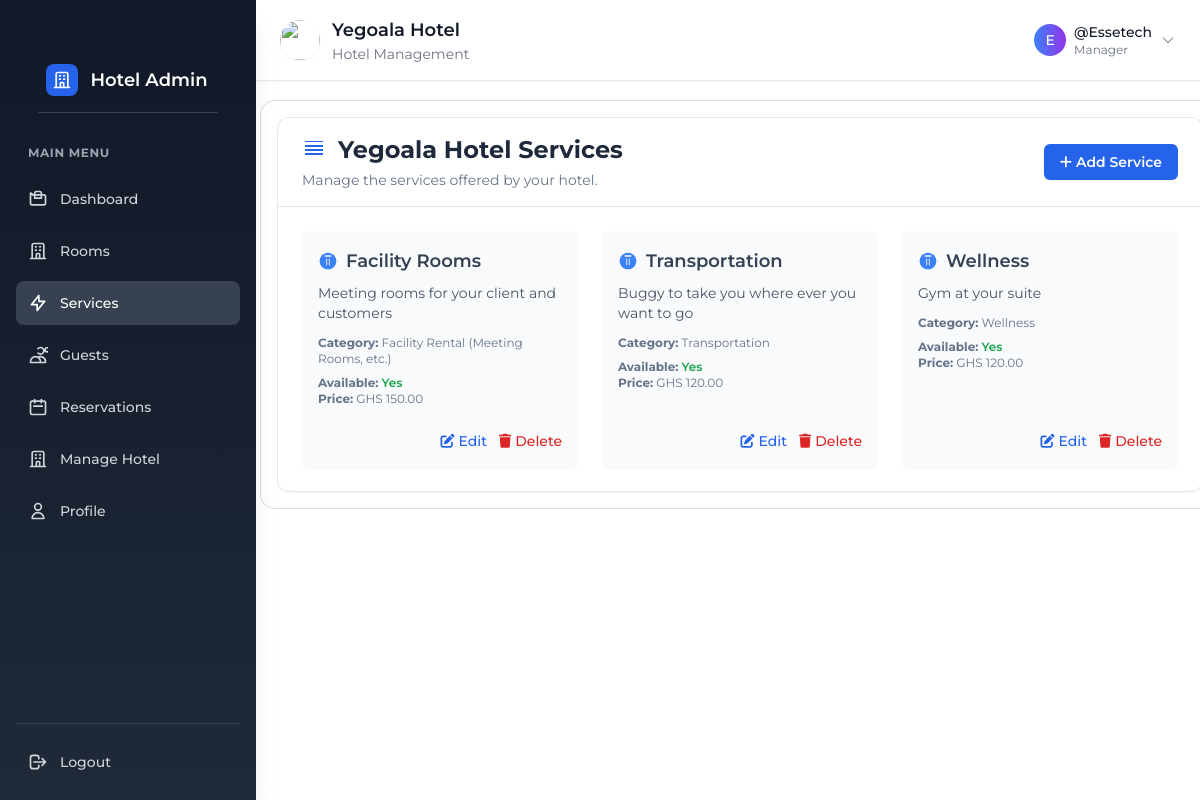
Page /services/ (signed in) on the committed database.
### core/models.py (models this page shows, shortened)
class CustomUser(AbstractUser):
    USER_TYPE_CHOICES = (
        ('admin', 'Admin'),
        ('manager', 'Hotel Manager'),
        ('Guest', 'Guest'),
        ('staff', 'Staff'),
    )
    user_type = models.CharField(max_length=20, choices=USER_TYPE_CHOICES, default='Guest')
    is_verified = models.BooleanField(default=False)
    created_at = models.DateTimeField(auto_now_add=True)
    class Meta:
        verbose_name = 'User'
        verbose_name_plural = 'Users'
        ordering = ('username',)
        indexes = [
            models.Index(fields=['-created_at']),
        ]

class Manager(models.Model):
    user=models.OneToOneField(CustomUser,on_delete=models.CASCADE,related_name='manager')
    phone = models.CharField(max_length=13, unique=True)
    hotel_post=models.ForeignKey(Hotel,on_delete=models.SET_NULL, null=True,blank=True)
    created_at = models.DateTimeField(auto_now_add=True, null=True)
    updated_at = models.DateTimeField(auto_now=True, null=True)

class Hotel(models.Model):
    name = models.CharField(max_length=200)
    phone_number = models.CharField(max_length=20, unique=True, null=True)
    email = models.EmailField(blank=True, null=True)
    location = models.CharField(max_length=100, null=True)
    description = models.TextField(blank=True, null=True)
    amenities = models.ManyToManyField('Amenity', blank=True, related_name='hotels')
    services = models.ManyToManyField('Service', related_name='hotels_services', blank=True) # New Service ManyToMany
    region=models.CharField(choices=RegionChoices, max_length=2, null=True)
    logo = CloudinaryField(folder='logos/', null=True, blank=True)
    hotel_image = CloudinaryField(folder='hotel_images/', null=True, blank=True,verbose_name=_("Hotel Image"))
    created_at = models.DateTimeField(auto_now_add=True,null=True)
    class Meta:
        verbose_name = _("Hotel")
        verbose_name_plural = _("Hotels")
        ordering = ('name',)
        indexes = [
            models.Index(fields=['name']),
            models.Index(fields=['region']),
            models.Index(fields=['-created_at']),
            ]

class Service(models.Model):
    hotel = models.ManyToManyField('Hotel', related_name='services_hotels', help_text=_("Hotels that offer this service")) # Assuming Hotel model is in 'core' app
    name = models.CharField(max_length=100, help_text=_("Name of the service, e.g., Room Service"),null=True)
    description = models.TextField(blank=True, help_text=_("A brief description of the service"),null=True)
    category = models.CharField(max_length=2,choices=ServiceCategory.choices,default=ServiceCategory.OTHER,help_text=_("Category of the service"))
    is_available = models.BooleanField(default=True, help_text=_("Is this service currently offered?"))
    price = models.DecimalField(max_digits=10,decimal_places=2,validators=[MinValueValidator(0)],blank=True,null=True,verbose_name=_("Price"))
    created_at = models.DateTimeField(auto_now_add=True)
    updated_at = models.DateTimeField(auto_now=True)
    class Meta:
        verbose_name = _("Service")
        verbose_name_plural = _("Services")
        ordering = ['category', 'name'] # Order services by category and then name

### account/views.py (the view)
# urls.py: path('services/', views.services, name='services'),
def services(request):
    hotel = get_manager_hotel(request.user)
    if not hotel:
        messages.error(request, "You are not registered as a hotel manager or your hotel is not found.")
        return redirect('home')
    services = hotel.services.all().order_by('category', 'name')
    if request.method == 'POST':
        form = ServiceForm(request.POST)
        if form.is_valid():
            service = form.save(commit=False)
            service.save() # Save the service first
            hotel.services.add(service)
            messages.success(request, f"Service '{service.name}' added successfully to {hotel.name}!")
            return redirect('services') # Redirect to the service list
    else: # GET request
        form = ServiceForm()
    context = {
        'hotel': hotel,
        'form': form,
        'services': services,
        'title': f"{hotel.name} Services" # Dynamic title
    }
    return render(request, 'dashboard/services.html',context)

### account/templates/dashboard/services.html (shortened to what this page needs)
{% extends "partials/layout.html" %}
{% load static %}
{% load tailwind_filters %}
{% block main-content %}
    {% include "dashboard/partials/nav.html" %}
    <section class="mr-[0.3rem] ml-[0.3rem] md:ml-[260px] transition-all duration-300 bg-white border border-slate-600 border-opacity-20 rounded-[15px] p-4 mt-[100px]">
        <div class="bg-white border border-slate-200 rounded-xl shadow-sm overflow-hidden">
            <div class="px-6 py-4 border-b border-slate-200 flex justify-between items-center">
                <div>
                    <h2 class="text-2xl font-bold text-slate-800 flex items-center gap-3">
                         <svg xmlns="http://www.w3.org/2000/svg" class="h-6 w-6 text-blue-600" viewBox="0 0 24 24" fill="currentColor">
                            <path d="M3 13h18v-2H3v2zm0 4h18v-2H3v2zm0-8h18V7H3v2zm18-6H3V4h18v2z"/>
                        </svg>
                        {{ hotel.name }} Services
                    </h2>
                    <p class="text-sm text-slate-500 mt-1">Manage the services offered by your hotel.</p>
                </div>
                 <p onclick="addServicesBtn()" class="px-4 py-2 bg-blue-600 cursor-pointer text-white rounded-md shadow-sm hover:bg-blue-700 transition duration-150 ease-in-out text-sm font-semibold flex items-center gap-1">
                    <i class="fa-solid fa-plus"></i> Add Service
                </p>
            </div>
            <div class="p-6">
                {% if services %}
                    <div class="grid grid-cols-1 md:grid-cols-2 lg:grid-cols-3 gap-6">
                        {% for service in services %}
                            <div class="bg-gray-50 p-4 rounded-lg shadow-sm flex flex-col justify-between">
                                <div>
                                    <div class="flex items-center gap-2 text-slate-700 font-semibold text-lg mb-2">
                                        <svg xmlns="http://www.w3.org/2000/svg" class="h-5 w-5 text-blue-500" viewBox="0 0 24 24" fill="currentColor"><path d="M12 2C6.48 2 2 6.48 2 12s4.48 10 10 10 10-4.48 10-10S17.52 2 12 2zm-1 15h-1V9h1v8zm3 0h-1V9h1v8zm2-10H8V5h8v2z"/></svg>
                                        {{ service.name }}
                                    </div>
                                    {% if service.description %}
                                        <p class="text-sm text-slate-600 mb-3">{{ service.description|linebreaksbr }}</p>
                                    {% endif %}
                                     <div class="text-xs text-slate-500 mb-2">
                                        <strong>Category:</strong> {{ service.get_category_display }}
                                    </div>
                                     <div class="text-xs text-slate-500">
                                        <strong>Available:</strong>
                                        {% if service.is_available %}
                                             <span class="text-green-600 font-semibold">Yes</span>
                                        {% else %}
                                             <span class="text-red-600 font-semibold">No</span>
                                        {% endif %}
                                    </div>
                                    <div class="text-xs text-slate-500 mb-2">
                                        <strong>Price:</strong> GHS {{ service.price }}
                                    </div>
                                </div>
                                <div class="mt-4 flex justify-end gap-3">
                                    <a href="{% url 'edit-service' service.id %}" class="text-blue-600 hover:text-blue-800 text-sm font-medium flex items-center gap-1">
                                         <i class="fa-solid fa-pen-to-square"></i> Edit
                                    </a>
                                    <button type="button" onclick="deleteServicesBtn({{service.id}})" class="text-red-600 hover:text-red-800 text-sm font-medium flex items-center gap-1">
                                        <i class="fa-solid fa-trash"></i> Delete
                                    </button>
                                </div>
                            </div>
                        {% endfor %}
                    </div>
                {% endif %}
            </div>
        </div>
    </section>
{% endblock %}

### account/templates/dashboard/partials/nav.html (shortened to what this page needs)
{% load static %}
<nav class="flex w-full">
    <section id="dashboard_SideBar" class="dashboard_SideBar fixed flex flex-col h-full bg-gradient-to-b from-gray-900 to-gray-800 left-0 p-4 top-0 mt-0 transition-all duration-300 z-50 w-64 shadow-xl">
        <div class="nav-items space-y-6 h-full flex flex-col">
            <div class="flex-1 overflow-y-auto">
                <section class="flex justify-between items-center mb-8 py-4 px-2 cursor-pointer border-b border-gray-700">
                    <a href="{% url 'home' %}" class="no-underline flex gap-3 items-center text-white hover:text-blue-300 transition-colors duration-200">
                        <div class="w-8 h-8 bg-blue-600 rounded-lg flex items-center justify-center">
                            <svg class="w-5 h-5 text-white" fill="none" stroke="currentColor" viewBox="0 0 24 24">
                                <path stroke-linecap="round" stroke-linejoin="round" stroke-width="2" d="M19 21V5a2 2 0 00-2-2H7a2 2 0 00-2 2v16m14 0h2m-2 0h-5m-9 0H3m2 0h5M9 7h1m-1 4h1m4-4h1m-1 4h1m-5 10v-5a1 1 0 011-1h2a1 1 0 011 1v5m-4 0h4"></path>
                            </svg>
                        </div>
                        <span class="font-semibold text-lg">Hotel Admin</span>
                    </a>
                </section>
                <h5 class="text-gray-400 uppercase text-xs font-bold px-3 mb-4 tracking-wider">MAIN MENU</h5>
                <div class="space-y-2">
                    <a href="{% url 'dashboard' %}" class="nav-link group flex items-center px-3 py-3 text-gray-300 text-sm font-medium rounded-lg hover:bg-gray-700 hover:text-white transition-all duration-200" data-url="dashboard">
                        <span>Dashboard</span>
                    </a>
                    <a href="{% url 'add-room' %}" class="nav-link group flex items-center px-3 py-3 text-gray-300 text-sm font-medium rounded-lg hover:bg-gray-700 hover:text-white transition-all duration-200">
                        <span>Rooms</span>
                    </a>
                    <a href="{% url 'services' %}" class="nav-link group flex items-center px-3 py-3 text-gray-300 text-sm font-medium rounded-lg hover:bg-gray-700 hover:text-white transition-all duration-200">
                        <svg class="w-5 h-5 mr-3 group-hover:text-purple-400 transition-colors duration-200" fill="none" stroke="currentColor" viewBox="0 0 24 24">
                            <path stroke-linecap="round" stroke-linejoin="round" stroke-width="2" d="M13 10V3L4 14h7v7l9-11h-7z"></path>
                        </svg>
                        <span>Services</span>
                    </a>
                    <a href="{% url 'guest' %}" class="nav-link group flex items-center px-3 py-3 text-gray-300 text-sm font-medium rounded-lg hover:bg-gray-700 hover:text-white transition-all duration-200" onclick="markAsSeen('guest')">
                        <div class="flex items-center flex-1">
                            <span>Guests</span>
                        </div>
                    </a>
                    <a href="{% url 'reservation' %}" class="nav-link group flex items-center px-3 py-3 text-gray-300 text-sm font-medium rounded-lg hover:bg-gray-700 hover:text-white transition-all duration-200" onclick="markAsSeen('reservation')">
                        <div class="flex items-center flex-1">
                            <svg class="w-5 h-5 mr-3 group-hover:text-pink-400 transition-colors duration-200" fill="none" stroke="currentColor" viewBox="0 0 24 24">
                                <path stroke-linecap="round" stroke-linejoin="round" stroke-width="2" d="M8 7V3m8 4V3m-9 8h10M5 21h14a2 2 0 002-2V7a2 2 0 00-2-2H5a2 2 0 00-2 2v12a2 2 0 002 2z"></path>
                            </svg>
                            <span>Reservations</span>
                        </div>
                    </a>
                    <a href="{% url 'manage-hotel-account' %}" class="nav-link group flex items-center px-3 py-3 text-gray-300 text-sm font-medium rounded-lg hover:bg-gray-700 hover:text-white transition-all duration-200">
                        <span>Manage Hotel</span>
                    </a>
                    <a href="{% url 'manage-account' %}" class="nav-link group flex items-center px-3 py-3 text-gray-300 text-sm font-medium rounded-lg hover:bg-gray-700 hover:text-white transition-all duration-200">
                        <svg class="w-5 h-5 mr-3 group-hover:text-yellow-400 transition-colors duration-200" fill="none" stroke="currentColor" viewBox="0 0 24 24">
                            <path stroke-linecap="round" stroke-linejoin="round" stroke-width="2" d="M16 7a4 4 0 11-8 0 4 4 0 018 0zM12 14a7 7 0 00-7 7h14a7 7 0 00-7-7z"></path>
                        </svg>
                        <span>Profile</span>
                    </a>
                </div>
            </div>
            <div class="pt-4 border-t border-gray-700">
                <a href="{% url 'logout' %}" class="nav-link group flex items-center px-3 py-3 text-gray-300 text-sm font-medium rounded-lg hover:bg-red-600 hover:text-white transition-all duration-200" data-url="logout">
                    <svg class="w-5 h-5 mr-3 group-hover:text-white transition-colors duration-200" fill="none" stroke="currentColor" viewBox="0 0 24 24">
                        <path stroke-linecap="round" stroke-linejoin="round" stroke-width="2" d="M17 16l4-4m0 0l-4-4m4 4H7m6 4v1a3 3 0 01-3 3H6a3 3 0 01-3-3V7a3 3 0 013-3h4a3 3 0 013 3v1"></path>
                    </svg>
                    <span>Logout</span>
                </a>
            </div>
        </div>
    </section>
    <section class="w-full fixed z-40 mt-0 top-0 right-0 left-0">
        <div class="md:ml-64 transition-all duration-300 h-auto">
            <div class="w-full flex justify-between items-center py-4 px-6 bg-white shadow-sm border-b border-gray-200">
                <div class="flex gap-3 items-center">
                    {% if request.user.manager.hotel_post.logo %}
                        <img src="{{request.user.manager.hotel_post.logo.url}}" alt="" class="w-10 h-10 rounded-full object-cover shadow-sm">
                    {% endif %}
                    <div>
                        <h4 class="text-gray-900 font-semibold text-lg">{{ request.user.manager.hotel_post.name }}</h4>
                        <p class="text-gray-500 text-sm">Hotel Management</p>
                    </div>
                </div>
                <div class="flex gap-3 items-center">
                    <div class="user_wrapper hidden md:block">
                        <button type="button" class="flex items-center gap-2 text-gray-700 hover:text-gray-900 transition-colors duration-200" id="dropdownAvatarNameButton" data-dropdown-toggle="dropdownAvatarName">
                            <div class="w-8 h-8 bg-gradient-to-r from-blue-500 to-purple-600 rounded-full flex items-center justify-center">
                                <span class="text-white text-sm font-medium">{{ request.user.username|first|upper }}</span>
                            </div>
                            <div class="text-left">
                                <p class="text-sm font-medium text-gray-900">@{{ request.user.username }}</p>
                                <p class="text-xs text-gray-500">Manager</p>
                            </div>
                            <svg class="w-4 h-4 text-gray-400" fill="none" stroke="currentColor" viewBox="0 0 24 24">
                                <path stroke-linecap="round" stroke-linejoin="round" stroke-width="2" d="M19 9l-7 7-7-7"></path>
                            </svg>
                        </button>
                    </div>
                </div>
            </div>
        </div>
    </section>
</nav>

### rows in the picture
CustomUser: user.manager.hotel_post.name "Yegoala Hotel", user.username|first "E", user.username "Essetech"
Hotel: name "Yegoala Hotel"
Service: name "Facility Rooms", description "Meeting rooms for your client and customers", category "Facility Rental (Meeting Rooms, etc.)", is_available "Yes", price "150.00"
Service: name "Transportation", description "Buggy to take you where ever you want to go", category "Transportation", is_available "Yes", price "120.00"
Service: name "Wellness", description "Gym at your suite", category "Wellness", is_available "Yes", price "120.00"
